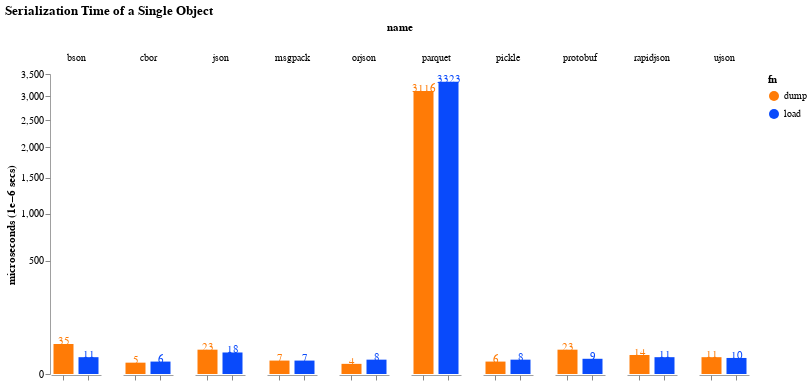

The code cell stored with this chart in its notebook:
### Code cell
make_bars_chart(
    single_df,
    title='Serialization Time of a Single Object',
    sqrt_scale=True,
    labels=False,
)

### Figure 1 — Vega-Lite specification as saved in the notebook (floating-point values rounded to 4 significant figures)
{"config": {"view": {"continuousWidth": 300, "continuousHeight": 300, "stroke": "transparent"}, "axis": {"domainWidth": 0.8}}, "data": {"name": "data-30fd8c945f04cea424340999cec163ac"}, "facet": {"column": {"field": "name", "type": "nominal"}}, "spec": {"layer": [{"mark": {"type": "bar", "size": 20, "stroke": "transparent"}, "encoding": {"color": {"field": "fn", "legend": {}, "scale": {"range": ["#FF7B06", "#094AFB"]}, "type": "nominal"}, "x": {"axis": {"labels": false, "title": ""}, "field": "fn", "scale": {}, "type": "nominal"}, "y": {"axis": {"grid": false, "title": "microseconds (1e−6 secs)"}, "field": "µs", "scale": {"type": "sqrt"}, "type": "quantitative"}}}, {"mark": {"type": "text", "color": "black", "dx": 0, "dy": -2}, "encoding": {"color": {"field": "fn", "legend": {}, "scale": {"range": ["#FF7B06", "#094AFB"]}, "type": "nominal"}, "text": {"field": "µs", "type": "quantitative"}, "x": {"axis": {"labels": false, "title": ""}, "field": "fn", "scale": {}, "type": "nominal"}, "y": {"axis": {"grid": false, "title": "microseconds (1e−6 secs)"}, "field": "µs", "scale": {"type": "sqrt"}, "type": "quantitative"}}}], "height": 300, "width": 50}, "title": "Serialization Time of a Single Object", "$schema": "https://vega.github.io/schema/vega-lite/v5.8.0.json", "datasets": {"data-30fd8c945f04cea424340999cec163ac": [{"name": "bson", "dtype": "dicts", "fn": "dump", "items": 1, "avg": 3.5e-05, "avg_serde": 2.3e-05, "baseline-ratio": 152.2, "baseline-speedup": 0.6571, "serialized_size": 498, "µs": 35.0}, {"name": "bson", "dtype": "dicts", "fn": "load", "items": 1, "avg": 1.1e-05, "avg_serde": 2.3e-05, "baseline-ratio": 61.11, "baseline-speedup": 1.636, "serialized_size": 498, "µs": 11.0}, {"name": "cbor", "dtype": "dicts", "fn": "dump", "items": 1, "avg": 5e-06, "avg_serde": 5.5e-06, "baseline-ratio": 21.74, "baseline-speedup": 4.6, "serialized_size": 435, "µs": 5.0}, {"name": "cbor", "dtype": "dicts", "fn": "load", "items": 1, "avg": 6e-06, "avg_serde": 5.5e-06, "baseline-ratio": 33.33, "baseline-speedup": 3.0, "serialized_size": 435, "µs": 6.0}, {"name": "json", "dtype": "dicts", "fn": "dump", "items": 1, "avg": 2.3e-05, "avg_serde": 2.05e-05, "baseline-ratio": 100.0, "baseline-speedup": 1.0, "serialized_size": 934, "µs": 23.0}, {"name": "json", "dtype": "dicts", "fn": "load", "items": 1, "avg": 1.8e-05, "avg_serde": 2.05e-05, "baseline-ratio": 100.0, "baseline-speedup": 1.0, "serialized_size": 934, "µs": 18.0}, {"name": "msgpack", "dtype": "dicts", "fn": "dump", "items": 1, "avg": 7e-06, "avg_serde": 7e-06, "baseline-ratio": 30.43, "baseline-speedup": 3.286, "serialized_size": 435, "µs": 7.0}, {"name": "msgpack", "dtype": "dicts", "fn": "load", "items": 1, "avg": 7e-06, "avg_serde": 7e-06, "baseline-ratio": 38.89, "baseline-speedup": 2.571, "serialized_size": 435, "µs": 7.0}, {"name": "orjson", "dtype": "dicts", "fn": "dump", "items": 1, "avg": 4e-06, "avg_serde": 6e-06, "baseline-ratio": 17.39, "baseline-speedup": 5.75, "serialized_size": 497, "µs": 4.0}, {"name": "orjson", "dtype": "dicts", "fn": "load", "items": 1, "avg": 8e-06, "avg_serde": 6e-06, "baseline-ratio": 44.44, "baseline-speedup": 2.25, "serialized_size": 497, "µs": 8.0}, {"name": "parquet", "dtype": "tuples", "fn": "dump", "items": 1, "avg": 0.003116, "avg_serde": 0.00322, "baseline-ratio": 23970.0, "baseline-speedup": 0.0042, "serialized_size": 5967, "µs": 3116.0}, {"name": "parquet", "dtype": "tuples", "fn": "load", "items": 1, "avg": 0.003323, "avg_serde": 0.00322, "baseline-ratio": 25560.0, "baseline-speedup": 0.0039, "serialized_size": 5967, "µs": 3323.0}, {"name": "pickle", "dtype": "dicts", "fn": "dump", "items": 1, "avg": 6e-06, "avg_serde": 7e-06, "baseline-ratio": 26.09, "baseline-speedup": 3.833, "serialized_size": 475, "µs": 6.0}, {"name": "pickle", "dtype": "dicts", "fn": "load", "items": 1, "avg": 8e-06, "avg_serde": 7e-06, "baseline-ratio": 44.44, "baseline-speedup": 2.25, "serialized_size": 475, "µs": 8.0}, {"name": "protobuf", "dtype": "tuples", "fn": "dump", "items": 1, "avg": 2.3e-05, "avg_serde": 1.6e-05, "baseline-ratio": 176.9, "baseline-speedup": 0.5652, "serialized_size": 360, "µs": 23.0}, {"name": "protobuf", "dtype": "tuples", "fn": "load", "items": 1, "avg": 9e-06, "avg_serde": 1.6e-05, "baseline-ratio": 69.23, "baseline-speedup": 1.444, "serialized_size": 360, "µs": 9.0}, {"name": "rapidjson", "dtype": "dicts", "fn": "dump", "items": 1, "avg": 1.4e-05, "avg_serde": 1.25e-05, "baseline-ratio": 60.87, "baseline-speedup": 1.643, "serialized_size": 914, "µs": 14.0}, {"name": "rapidjson", "dtype": "dicts", "fn": "load", "items": 1, "avg": 1.1e-05, "avg_serde": 1.25e-05, "baseline-ratio": 61.11, "baseline-speedup": 1.636, "serialized_size": 914, "µs": 11.0}, {"name": "ujson", "dtype": "dicts", "fn": "dump", "items": 1, "avg": 1.1e-05, "avg_serde": 1.05e-05, "baseline-ratio": 47.83, "baseline-speedup": 2.091, "serialized_size": 915, "µs": 11.0}, {"name": "ujson", "dtype": "dicts", "fn": "load", "items": 1, "avg": 1e-05, "avg_serde": 1.05e-05, "baseline-ratio": 55.56, "baseline-speedup": 1.8, "serialized_size": 915, "µs": 10.0}]}}
